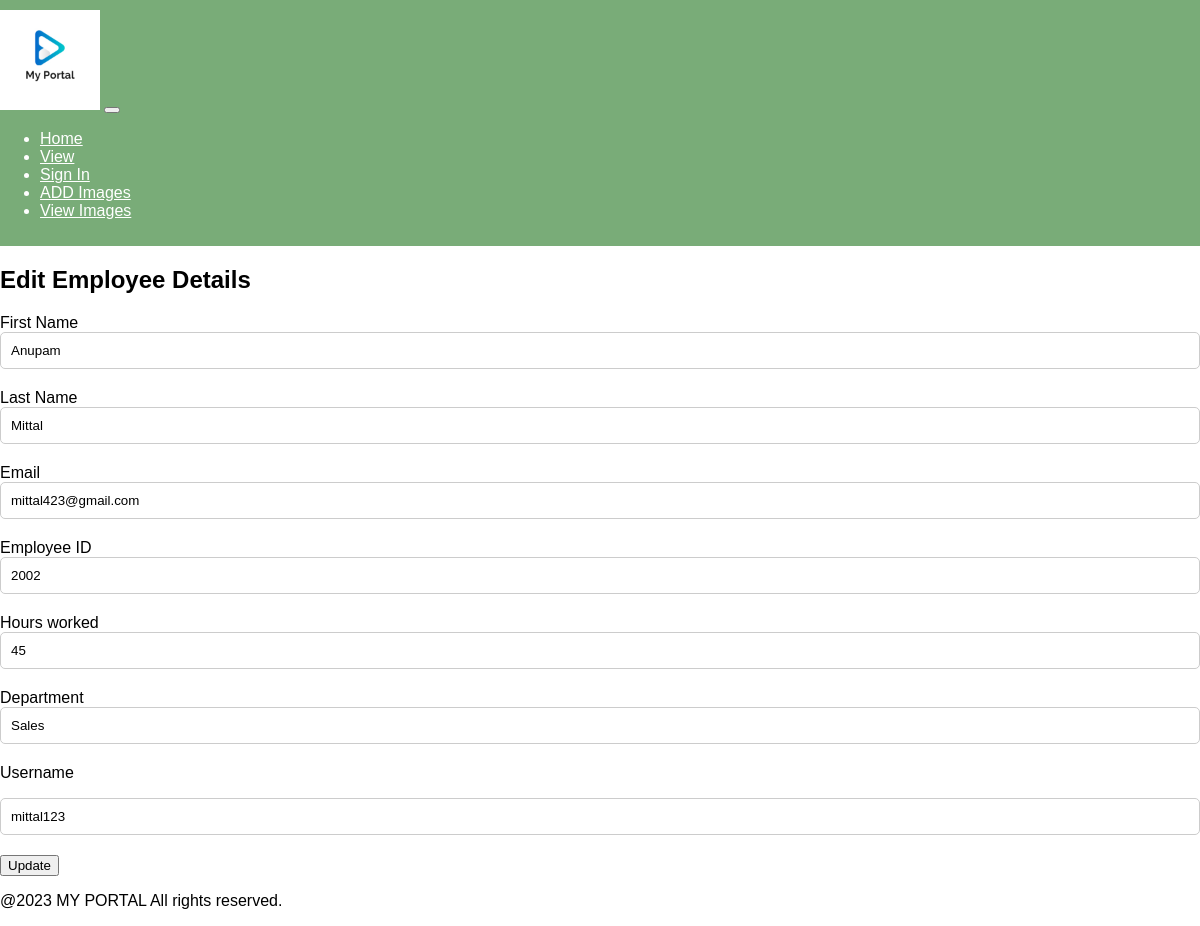
/edit.php?id=2002, run on the app's committed database.
### tables this page shows
CREATE TABLE IF NOT EXISTS `employee_data` (
  `Employee_ID` int(11) NOT NULL,
  `fname` varchar(40) NOT NULL,
  `lname` varchar(40) NOT NULL,
  `age` int(11) NOT NULL,
  `hoursworked` int(11) NOT NULL,
  `email` varchar(40) NOT NULL,
  `department` varchar(255) NOT NULL,
  `username` varchar(100) NOT NULL,
  `password` varchar(255) NOT NULL,
  PRIMARY KEY (`Employee_ID`)
);

### edit.php (the view, shortened to what this page needs)
<link rel="stylesheet" href="css/style.css" type="text/css">
<?php
echo '<header>';
    require 'include/globalheader.php';
    echo '</header>';
    require 'database.php';
    if (isset($_GET['id'])) {
        $Employee_ID = $_GET['id'];
        $sql = "SELECT * FROM employee_data WHERE Employee_ID = :Employee_ID";
        $stmt = $conn->prepare($sql);
        $stmt->bindParam(':Employee_ID', $Employee_ID);
        $stmt->execute();
        $employee = $stmt->fetch(PDO::FETCH_ASSOC);
        if ($employee) {
?>
            <section class="edit-form">
                <h2>Edit Employee Details</h2>
                <form method="post" action="update.php">
                    <div class="form-group">
                        <label for="input1" class="col-sm-2 control-label">First Name</label>
                        <div class="col-sm-10">
                            <input type="text" name="fname" class="form-control" id="input1" value="<?php echo $employee['fname']; ?>" required>
                        </div>
                    </div>
                    <div class="form-group">
                        <label for="input2" class="col-sm-2 control-label">Last Name</label>
                        <div class="col-sm-10">
                            <input type="text" name="lname" class="form-control" id="input2" value="<?php echo $employee['lname']; ?>" >
                        </div>
                    </div>
					<div class="form-group">
						<label for="input3" class="col-sm-2 control-label">Email</label>
						<div class="col-sm-10">
							<input type="email" name="email" class="form-control" id="input3" value="<?php echo $employee['email']; ?>" required>
						</div>
					</div>
					<div class="form-group">
						<label for="input7" class="col-sm-2 control-label">Employee ID</label>
						<div class="col-sm-10">
							<input type="number" name="Employee_ID" class="form-control" id="input7" value="<?php echo $employee['Employee_ID']; ?>" required>
						</div>
                    </div>
                    <div class="form-group">
                        <label for="input5" class="col-sm-2 control-label">Hours worked</label>
                        <div class="col-sm-10">
                            <input type="number" name="hoursworked" class="form-control" id="input5" value="<?php echo $employee['hoursworked']; ?>" required>
                        </div>
                    </div>
                    <div class="form-group">
                        <label for="input6" class="col-sm-2 control-label">Department</label>
                        <div class="col-sm-10">
                            <input type="text" name="department" class="form-control" id="input6" value="<?php echo $employee['department']; ?>" required>
                        </div>
                    </div>
					<div class="form-group">
                        <label for="username" class="col-sm-2 control-label">Username</label>
						<p><input class="form-control" name="username" type="text" placeholder="Username" value="<?php echo $employee['username']; ?>" required></p>
					</div>
                    <input type="submit" value="Update">
                </form>
            </section>
<?php
        } else {
            echo "Employee not found";
        }
    }
    else {
        echo "Employee ID not provided";
    }
echo '<footer>';
    require 'include/globalfooter.php';
    echo '</footer>';
?>

### css/style.css (style rules this page uses)
header { background-color: #79AC78; color: #fff; padding: 10px 0; }
.form-group { margin-bottom: 20px; }
.control-label { font-weight: 500; }
.form-control { width: 100%; padding: 10px; border: 1px solid #ccc; border-radius: 5px; }

### data on the page
employee_data: fname "Anupam", lname "Mittal", email "mittal423@gmail.com", Employee_ID "2002", hoursworked "45", department "Sales", username "mittal123"
